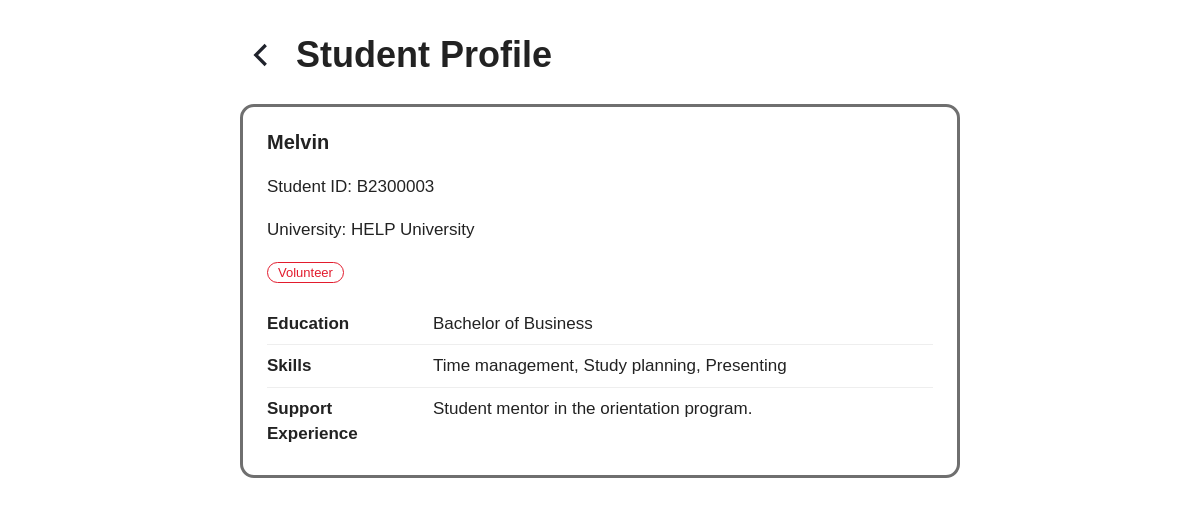
Page /backend/profile_management/public_profile.php?id=3 (signed in) on the committed database.
### tables this page shows
CREATE TABLE users (
    id                        INT AUTO_INCREMENT PRIMARY KEY,
    student_id                VARCHAR(30)   NOT NULL,
    email                     VARCHAR(150)  NOT NULL,
    personalemail             VARCHAR(150)  NULL,
    full_name                 VARCHAR(100)  NOT NULL,
    university_name           VARCHAR(100)  NOT NULL,
    password_hash             VARCHAR(255)  NOT NULL,
    picture_url               VARCHAR(255)  NULL,
    cover_photo_url           VARCHAR(255)  NULL,
    volunteer_picture_url     VARCHAR(255)  NULL,
    volunteer_cover_photo_url VARCHAR(255)  NULL,
    education                 VARCHAR(500)  NULL,
    skills                    VARCHAR(500)  NULL,
    support_experience        VARCHAR(1000) NULL,
    tfa_code                  VARCHAR(255)  NULL,
    tfa_expiry                DATETIME      NULL,
    failed_attempts           INT           NOT NULL DEFAULT 0,
    locked_until              DATETIME      NULL,
    remember_token_hash       CHAR(64)      NULL,
    remember_expires          DATETIME      NULL,
    reset_code                VARCHAR(6)    NULL,
    reset_expiry              DATETIME      NULL,
    is_volunteer              CHAR(1)       NOT NULL DEFAULT 'N',
    is_active                 CHAR(1)       NOT NULL DEFAULT 'N',
    created_at                DATETIME      NOT NULL DEFAULT CURRENT_TIMESTAMP,
    CONSTRAINT uq_users_email      UNIQUE (email),
    CONSTRAINT uq_users_student_id UNIQUE (student_id),
    CONSTRAINT chk_users_volunteer CHECK (is_volunteer IN ('Y', 'N')),
    CONSTRAINT chk_users_active    CHECK (is_active IN ('Y', 'N'))
);

### backend/general/account_functions.php (called while the page is built, shortened)
<?php
function e($value): string {
    return htmlspecialchars((string)$value, ENT_QUOTES, 'UTF-8');
}
?>

### backend/profile_management/public_profile.php (the view, shortened to what this page needs)
<?php
require_once dirname(__DIR__) . '/general/account_functions.php';
require_once dirname(__DIR__) . '/general/card_template.php';
$id = (int)($_GET['id'] ?? 0);
$stmt = $pdo->prepare('SELECT id, student_id, full_name, email, university_name, picture_url, education, skills, support_experience, is_volunteer FROM users WHERE id = ?');
$stmt->execute([$id]);
$user = $stmt->fetch();
?>
<!DOCTYPE html>
<html lang="en">
<head>
    <link rel="stylesheet" href="<?= BASE_URL ?>/frontend/css/style.css">
</head>
<body>
<div class="page">
    <?= renderPageHeading('Student Profile', BASE_URL . '/profile.php', 'Back to profile') ?>
    <div class="detail-card">
        <h2><?= e($user['full_name']) ?></h2>
        <p class="meta">Student ID: <?= e($user['student_id']) ?></p>
        <p class="meta">University: <?= e($user['university_name']) ?></p>
        <?php if ($user['is_volunteer'] === 'Y'): ?><span class="role-tag">Volunteer</span><?php endif; ?>
        <dl class="detail-list" style="margin-top:18px;">
            <div class="detail-row"><dt>Education</dt><dd><?= nl2br(e($user['education'] ?: 'Not provided.')) ?></dd></div>
            <div class="detail-row"><dt>Skills</dt><dd><?= nl2br(e($user['skills'] ?: 'Not provided.')) ?></dd></div>
            <div class="detail-row"><dt>Support Experience</dt><dd><?= nl2br(e($user['support_experience'] ?: 'Not provided.')) ?></dd></div>
        </dl>
    </div>
</div>
</body>
</html>

### frontend/css/style.css (style rules this page uses)
:root { --red: #e21b2d; --red-dark: #c41225; --red-light: #fff0f1; --text: #222222; --muted: #6b6b6b; --border: #e3d5d5; --bg: #ffffff; --success: #2e7d32; --radius: 6px; }
* { box-sizing: border-box; }
body { margin: 0; font-family: Arial, Helvetica, sans-serif; font-size: 17px; color: var(--text); background: var(--bg); line-height: 1.5; }
.page { max-width: 760px; margin: 0 auto; padding: 28px 20px 60px; }
h2 { font-size: 20px; margin: 0 0 12px; }
.back-link svg { width: 30px; height: 30px; }
.detail-card { background: #fff; border: 3px solid #6f6f6f; border-radius: 14px; padding: 20px 24px; }
.detail-list { margin: 0; }
.detail-row { display: flex; gap: 16px; padding: 8px 0; border-bottom: 1px solid #eeeeee; }
.detail-row:last-child { border-bottom: none; }
.detail-row dt { width: 150px; flex-shrink: 0; font-weight: bold; }
.detail-row dd { margin: 0; overflow-wrap: anywhere; }
.role-tag { font-size: 13px; color: var(--red); border: 1px solid var(--red); border-radius: 999px; padding: 2px 10px; }

### rows in the picture
users: full_name "Melvin", student "B2300003", university_name "HELP University", education "Bachelor of Business", skills "Time management, Study planning, Presenting", support_experience "Student mentor in the orientation program."

### other values in the picture
$title "Student Profile"
